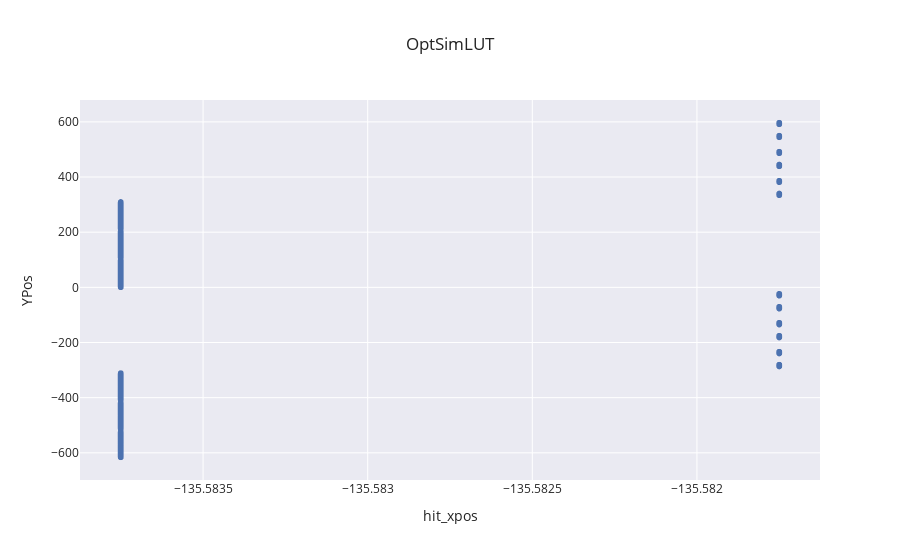

Notebook source saved alongside this figure:
### Code cell
import plotly.express as px
import numpy as np

fig = px.scatter(df,
                title='OptSimLUT',
                x='hit_xpos',
                y='hit_ypos',
                #color='VolIdx',
                #color_continuous_scale=['darkblue','red'],
                template='seaborn')
fig.update_layout(yaxis_type='linear', yaxis_title='YPos')
fig.show()

### Figure 1 — Plotly figure (JSON) as saved in the notebook; plotly's stock layout.template omitted (floating-point values rounded to 4 significant figures; data arrays with more than 128 entries replaced by an {"elided": "..."} marker saying what was removed)
{"data": [{"hovertemplate": "hit_xpos=%{x}<br>hit_ypos=%{y}<extra></extra>", "legendgroup": "", "marker": {"color": "rgb(76,114,176)", "symbol": "circle"}, "mode": "markers", "name": "", "showlegend": false, "type": "scattergl", "x": {"elided": "19975 float values"}, "xaxis": "x", "y": {"elided": "19975 float values"}, "yaxis": "y"}], "layout": {"legend": {"tracegroupgap": 0}, "title": {"text": "OptSimLUT"}, "xaxis": {"anchor": "y", "domain": [0, 1], "title": {"text": "hit_xpos"}}, "yaxis": {"anchor": "x", "domain": [0, 1], "title": {"text": "YPos"}, "type": "linear"}}}
